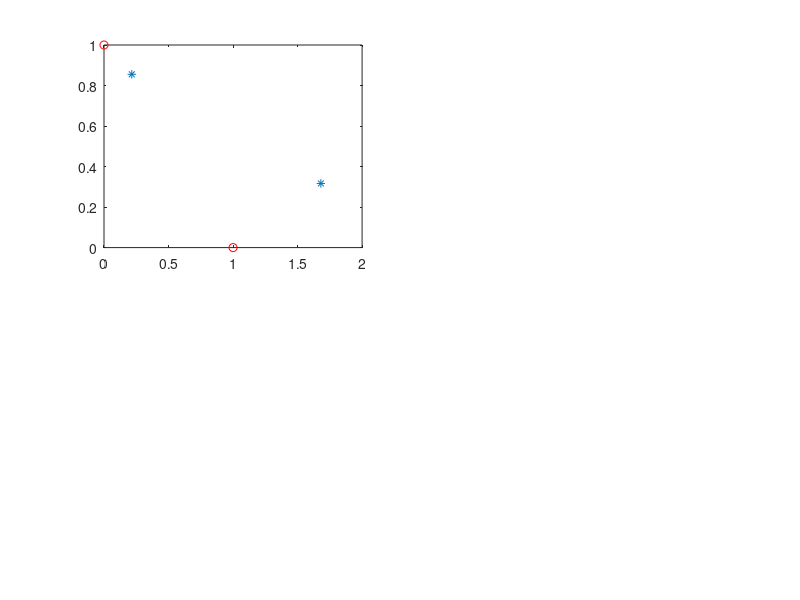

Source code (MATLAB): (Note: this script raises an error after producing the figure.)
%test_DSTBC_G2_PSK.m
clear, clf
MaxIter=1000;
sq2= sqrt(2); 
M=4; phs= 2*pi*[0:M-1]/M; 
MPSKs= exp(j*phs); % 4-PSK symbols
h= [0.9*exp(j*0.5) 1.1*exp(-j*0.4)]; % Assumed channel response
dh= 0.01*[exp(-j*0.1) -exp(j*0.2)]; % Channel variation
noise_amp= 0.2; % Amplitude of additive Gaussian noise 
x=[]; % Initialize the sequence of transmitted signal
S= eye(2); % S0=I;
dSh= 1;
r= h*S; % Eq.(9.4.67)
subplot(221)
for n=1:2:MaxIter
   xn= MPSKs(randint(1,2,M)+1); % +1,+j,-1, or -j
   % Constellation diagram of transmitted signal
   plot(real(xn),imag(xn),'ro'), hold on
   x= [x xn]; % Sequence of transmitted signal
   s= S*xn.'/sq2; % Encoded signal Eq.(9.4.66)
   S= [s [-s(2)'; s(1)']]; % Eq.(9.4.65)
   % Magnitude of transmitted signal 
   mag_of_transmitted_signal((n+1)/2)=sqrt(real(det(S))); 
   R= [r(1)' r(2); r(2)' -r(1)]; % Previously received signal
   detR= real(det(R));
   % Frequency-selective channel and additive Gaussian noise
   r= (h+dh*n)*S +noise_amp*randn(1,2); % Received signal Eq.(9.4.67)
   xhn= sq2/(-detR)*R*[r(1); r(2)']; % Decoding by Eq.(9.4.72)
   % Constellation diagram of decoded signal
   plot(xhn,'*'); hold on
   xhn= PSK_slicer(xhn,M); 
   xh([n n+1])= xhn; % Detection
end
ser= sum(abs(x-xh)>0.01)/MaxIter % Symbol error rate
plot(xh,'m+')
axis([-2 2 -2 2])
nn=0:length(mag_of_transmitted_signal)-1;
subplot(223)
plot(nn,abs(mag_of_transmitted_signal))